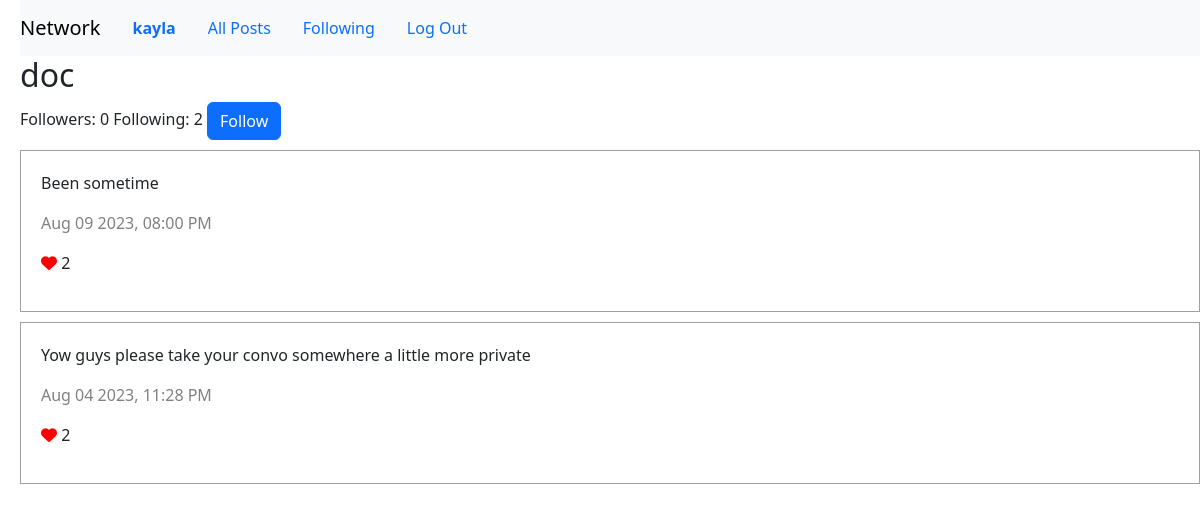
Page /profile/doc (signed in) on the committed database.
### network/models.py (models this page shows)
class User(AbstractUser):
    pass

class Post(models.Model):
    user= models.ForeignKey(User, on_delete=models.CASCADE, related_name="emails")
    text=models.TextField(blank=True)
    timestamp = models.DateTimeField(auto_now_add=True)
    def serialize(self):
        try:
            likes_count=Like.objects.filter(post=self).all().count()
        except Like.DoesNotExist:
            likes_count=0
        return{
            "id":self.id,
            "user":self.user.username,
            "text":self.text,
            "likes":likes_count,
            "timestamp":self.timestamp.strftime("%b %d %Y, %I:%M %p"),
        }

### network/views.py (the view)
# urls.py: path("profile/<str:username>",views.profile,name='profile'),
@login_required
def profile(request,username):
    user = get_object_or_404(User, username=username)
    account = get_object_or_404(Account, user=user)
    posts=Post.objects.filter(user=user).order_by("-timestamp").all()
    serialized_posts=[post.serialize() for post in posts]
    return render(request,"network/profile.html",{
        "username":username,
        "followers":account.follower.count(),
        "following":account.following.count(),
        "posts":serialized_posts,
        "isuser":username==request.user.username,
        "isfollow":request.user.username in account.follower.values_list('username',flat=True)
    })

### network/templates/network/profile.html (shortened to what this page needs)
{%extends "network/layout.html"%}
{%load static%}
{%block body%}
<h2>{{username}}</h2>
<span id="followers"> Followers: {{followers}} </span>
<span id="following"> Following: {{following}} </span>
{%if not isuser%}
<button id="follow" class="btn btn-primary">
    {%if isfollow%}
    Unfollow
    {%else%}
    Follow
    {%endif%}
</button>
{%endif%}
<div id="posts">
    {%for post in posts %}
    <div class="post">
        <p>{{post.text}}</p>
        <p class="time">{{post.timestamp}}</p>
        <p><i class="fas fa-heart" data-url="{% url 'like' post.id %}"></i> {{post.likes}}</p>
    </div>
    {%endfor%}
</div>
{%endblock%}

### network/templates/network/layout.html (shortened to what this page needs)
{% load static %}
<!DOCTYPE html>
<html lang="en">
    <head>
        <link rel="stylesheet" href="https://cdn.jsdelivr.net/npm/bootstrap@5.3.1/dist/css/bootstrap.min.css">
        <link href="{% static 'network/styles.css' %}" rel="stylesheet">
    </head>
    <body>
        <nav class="navbar navbar-expand-lg navbar-light bg-light">
            <a class="navbar-brand" href="#">Network</a>
            <div>
              <ul class="nav">
                {% if user.is_authenticated %}
                    <li class="nav-item">
                        <a class="nav-link" href="{%url 'profile' user.username %}"><strong>{{ user.username }}</strong></a>
                    </li>
                {% endif %}
                <li class="nav-item">
                  <a class="nav-link" href="{% url 'index' %}">All Posts</a>
                </li>
                {% if user.is_authenticated %}
                    <li class="nav-item">
                        <a class="nav-link" href="{%url 'following'%}">Following</a>
                    </li>
                    <li class="nav-item">
                        <a class="nav-link" href="{% url 'logout' %}">Log Out</a>
                    </li>
                {% endif %}
              </ul>
            </div>
          </nav>
        <div class="body">
            {% block body %}
            {% endblock %}
        </div>
    </body>
</html>

### network/static/network/styles.css (style rules this page uses)
body { margin-left: 20px; }
.post { border: 1px solid rgb(160, 160, 160); margin-top: 10px; padding: 20px; }
.time { color:gray; }
.fas { color: red; }

### rows in the picture
User: username "kayla"
User: username "doc"
Post: text "Been sometime"
Post: text "Yow guys please take your convo somewhere a little more private"

### other values in the picture
{{ followers }} "0"
{{ following }} "2"
{{ post.timestamp }} "Aug 09 2023, 08:00 PM" "Aug 04 2023, 11:28 PM"
{{ post.likes }} "2" "2"
